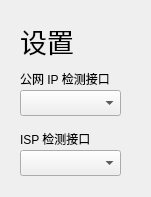
<?xml version="1.0" encoding="UTF-8"?>
<ui version="4.0">
 <class>Settings</class>
 <widget class="QDialog" name="Settings">
  <property name="geometry">
   <rect>
    <x>0</x>
    <y>0</y>
    <width>151</width>
    <height>197</height>
   </rect>
  </property>
  <property name="windowTitle">
   <string>Palka Net Tools 设置</string>
  </property>
  <widget class="QLabel" name="label">
   <property name="geometry">
    <rect>
     <x>20</x>
     <y>70</y>
     <width>111</width>
     <height>18</height>
    </rect>
   </property>
   <property name="text">
    <string>公网 IP 检测接口</string>
   </property>
  </widget>
  <widget class="QComboBox" name="PubIP">
   <property name="geometry">
    <rect>
     <x>20</x>
     <y>90</y>
     <width>101</width>
     <height>26</height>
    </rect>
   </property>
  </widget>
  <widget class="QLabel" name="label_2">
   <property name="geometry">
    <rect>
     <x>20</x>
     <y>130</y>
     <width>111</width>
     <height>18</height>
    </rect>
   </property>
   <property name="text">
    <string>ISP 检测接口</string>
   </property>
  </widget>
  <widget class="QComboBox" name="ISP">
   <property name="geometry">
    <rect>
     <x>20</x>
     <y>150</y>
     <width>101</width>
     <height>26</height>
    </rect>
   </property>
  </widget>
  <widget class="QLabel" name="softname">
   <property name="geometry">
    <rect>
     <x>20</x>
     <y>20</y>
     <width>201</width>
     <height>41</height>
    </rect>
   </property>
   <property name="font">
    <font>
     <pointsize>20</pointsize>
     <bold>false</bold>
    </font>
   </property>
   <property name="text">
    <string>设置</string>
   </property>
  </widget>
 </widget>
 <resources/>
 <connections/>
</ui>
